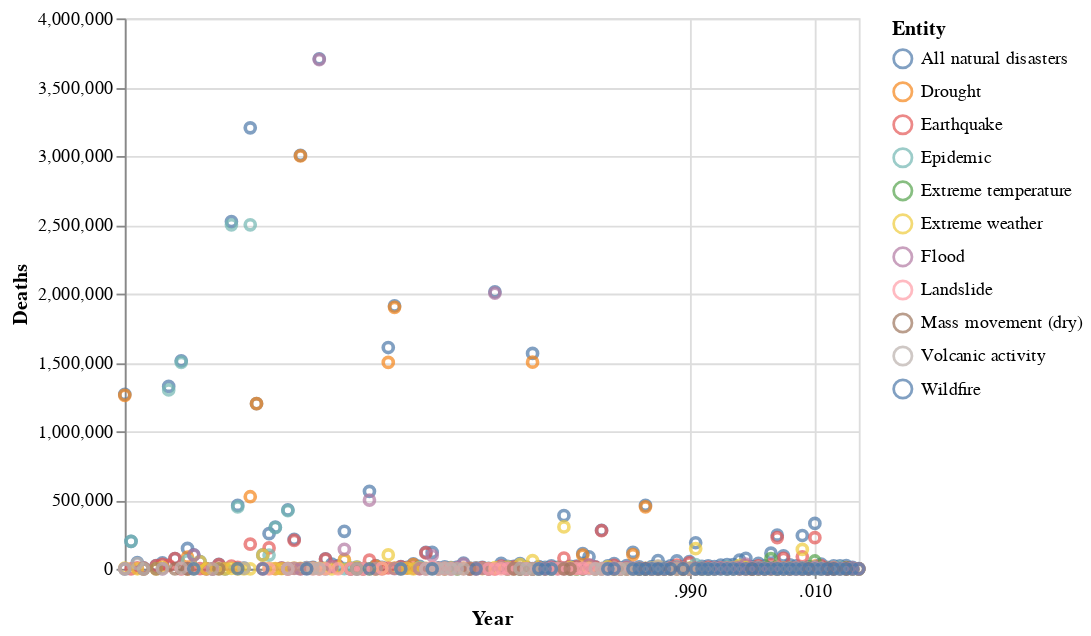

The cell this chart's notebook holds for it:
### Code cell
alt.Chart(df).mark_point().encode(
    color='Entity:N',
    y='Deaths:Q',
    x='Year:T'
)

### Figure 1 — Vega-Lite specification as saved in the notebook (floating-point values rounded to 4 significant figures; data arrays with more than 128 entries replaced by an {"elided": "..."} marker saying what was removed)
{"$schema": "https://vega.github.io/schema/vega-lite/v4.17.0.json", "config": {"view": {"continuousHeight": 300, "continuousWidth": 400}}, "data": {"name": "data-a5f67bb0c527c8ad45e8894adac105a1"}, "datasets": {"data-a5f67bb0c527c8ad45e8894adac105a1": {"elided": "803 records"}}, "encoding": {"color": {"field": "Entity", "type": "nominal"}, "x": {"field": "Year", "type": "temporal"}, "y": {"field": "Deaths", "type": "quantitative"}}, "mark": "point"}
